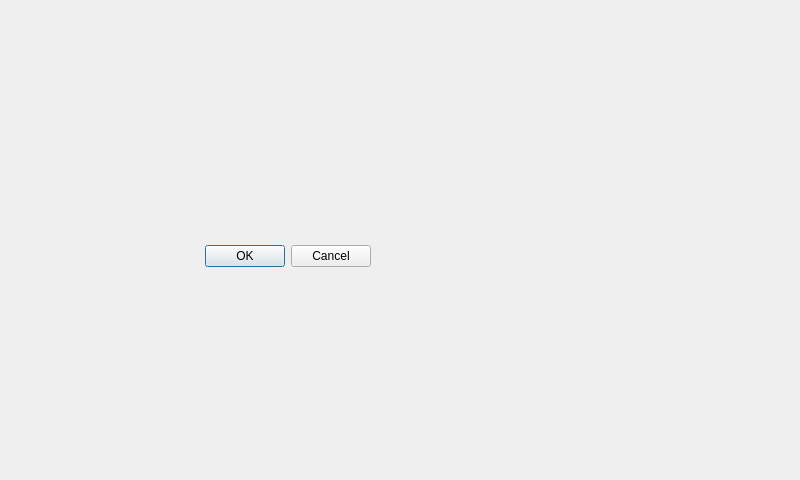
<?xml version="1.0" encoding="UTF-8"?>
<ui version="4.0">
 <class>secondscreen</class>
 <widget class="QDialog" name="secondscreen">
  <property name="geometry">
   <rect>
    <x>0</x>
    <y>0</y>
    <width>800</width>
    <height>480</height>
   </rect>
  </property>
  <property name="windowTitle">
   <string>Dialog</string>
  </property>
  <widget class="QDialogButtonBox" name="buttonBox">
   <property name="geometry">
    <rect>
     <x>30</x>
     <y>240</y>
     <width>341</width>
     <height>32</height>
    </rect>
   </property>
   <property name="orientation">
    <enum>Qt::Orientation::Horizontal</enum>
   </property>
   <property name="standardButtons">
    <set>QDialogButtonBox::StandardButton::Cancel|QDialogButtonBox::StandardButton::Ok</set>
   </property>
  </widget>
 </widget>
 <resources/>
 <connections>
  <connection>
   <sender>buttonBox</sender>
   <signal>accepted()</signal>
   <receiver>secondscreen</receiver>
   <slot>accept()</slot>
   <hints>
    <hint type="sourcelabel">
     <x>248</x>
     <y>254</y>
    </hint>
    <hint type="destinationlabel">
     <x>157</x>
     <y>274</y>
    </hint>
   </hints>
  </connection>
  <connection>
   <sender>buttonBox</sender>
   <signal>rejected()</signal>
   <receiver>secondscreen</receiver>
   <slot>reject()</slot>
   <hints>
    <hint type="sourcelabel">
     <x>316</x>
     <y>260</y>
    </hint>
    <hint type="destinationlabel">
     <x>286</x>
     <y>274</y>
    </hint>
   </hints>
  </connection>
 </connections>
</ui>
